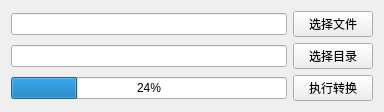
<?xml version="1.0" encoding="UTF-8"?>
<ui version="4.0">
 <class>HPngAmend</class>
 <widget class="QWidget" name="HPngAmend">
  <property name="geometry">
   <rect>
    <x>0</x>
    <y>0</y>
    <width>384</width>
    <height>105</height>
   </rect>
  </property>
  <property name="windowTitle">
   <string>Form</string>
  </property>
  <layout class="QGridLayout" name="gridLayout">
   <item row="1" column="0">
    <widget class="QLineEdit" name="lineEdit_2"/>
   </item>
   <item row="3" column="0">
    <spacer name="verticalSpacer">
     <property name="orientation">
      <enum>Qt::Vertical</enum>
     </property>
     <property name="sizeHint" stdset="0">
      <size>
       <width>20</width>
       <height>40</height>
      </size>
     </property>
    </spacer>
   </item>
   <item row="1" column="1">
    <widget class="QPushButton" name="pushButton_2">
     <property name="text">
      <string>选择目录</string>
     </property>
    </widget>
   </item>
   <item row="2" column="0">
    <widget class="QProgressBar" name="progressBar">
     <property name="value">
      <number>24</number>
     </property>
     <property name="alignment">
      <set>Qt::AlignCenter</set>
     </property>
    </widget>
   </item>
   <item row="0" column="1">
    <widget class="QPushButton" name="pushButton_1">
     <property name="text">
      <string>选择文件</string>
     </property>
    </widget>
   </item>
   <item row="0" column="0">
    <widget class="QLineEdit" name="lineEdit_1"/>
   </item>
   <item row="2" column="1">
    <widget class="QPushButton" name="pushButton_3">
     <property name="text">
      <string>执行转换</string>
     </property>
    </widget>
   </item>
  </layout>
 </widget>
 <resources/>
 <connections/>
</ui>
